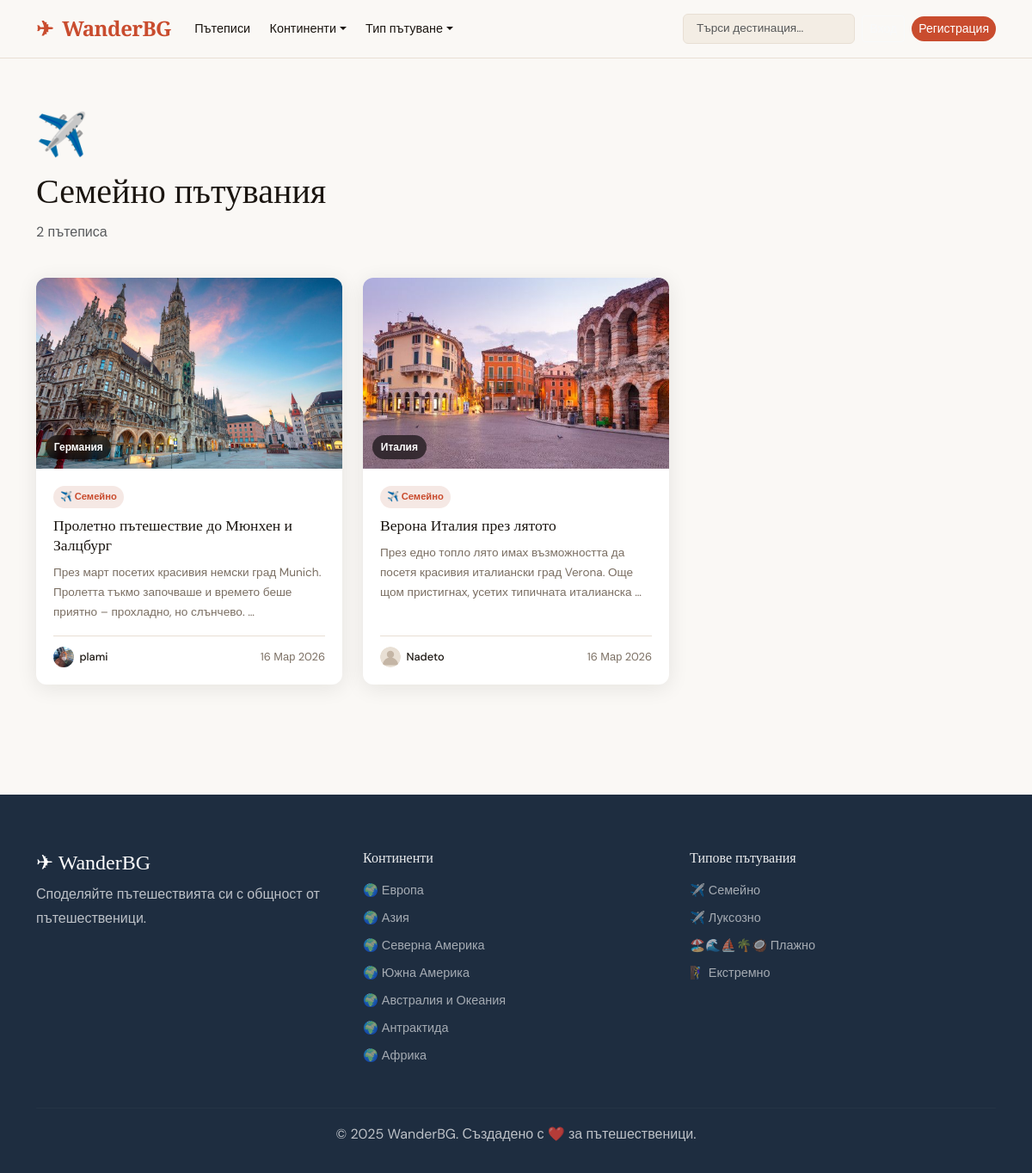
The app's page /categories/type/family/ with its own data.
### categories/models.py (models this page shows, shortened)
class TravelType(models.Model):
    TRAVEL_TYPES = [
        ('extreme', 'Екстремно'),
        ('family', 'Семейно'),
        ('budget', 'Бюджетно'),
        ('luxury', 'Луксозно'),
        ('adventure', 'Приключенско'),
        ('cultural', 'Културно'),
        ('beach', 'Плажно'),
        ('mountain', 'Планинско'),
    ]
    name = models.CharField(max_length=50, choices=TRAVEL_TYPES, unique=True)
    icon = models.CharField(max_length=50, default='✈️')
    class Meta:
        verbose_name = 'Тип пътуване'
        verbose_name_plural = 'Типове пътувания'
    def __str__(self):
        return self.get_name_display()

class Country(models.Model):
    name = models.CharField(max_length=100, verbose_name='Държава')
    slug = models.SlugField(unique=True)
    continent = models.ForeignKey(Continent, on_delete=models.CASCADE, related_name='countries')
    flag = models.CharField(max_length=10, blank=True)
    class Meta:
        verbose_name = 'Държава'
        verbose_name_plural = 'Държави'
        ordering = ['name']

class Continent(models.Model):
    name = models.CharField(max_length=100, verbose_name='Континент')
    slug = models.SlugField(unique=True)
    icon = models.CharField(max_length=50, default='🌍')
    class Meta:
        verbose_name = 'Континент'
        verbose_name_plural = 'Континенти'

### posts/models.py (models this page shows, shortened)
class Post(models.Model):
    author = models.ForeignKey(User, on_delete=models.CASCADE)
    title = models.CharField(max_length=200, verbose_name='Заглавие')
    slug = models.SlugField(max_length=200, unique=True, blank=True)
    cover_image = models.ImageField(upload_to='posts/covers/', blank=True, null=True)
    body = models.TextField(verbose_name='Съдържание')
    location_name = models.CharField(max_length=200, verbose_name='Локация')
    country = models.ForeignKey(Country, on_delete=models.SET_NULL, null=True, blank=True, related_name='posts')
    travel_types = models.ManyToManyField(TravelType, blank=True, related_name='posts', verbose_name='Типове пътуване')
    published = models.BooleanField(default=True)
    created_at = models.DateTimeField(auto_now_add=True)
    updated_at = models.DateTimeField(auto_now=True)
    views_count = models.PositiveIntegerField(default=0)
    class Meta:
        ordering = ['-created_at']
        verbose_name = 'Пътепис'
        verbose_name_plural = 'Пътеписи'

### accounts/models.py (models this page shows, shortened)
class Profile(models.Model):
    user = models.OneToOneField(User, on_delete=models.CASCADE, related_name='profile')
    bio = models.TextField(blank=True, max_length=500)
    avatar = models.ImageField(upload_to='avatars/', blank=True, null=True)
    website = models.URLField(blank=True)
    location = models.CharField(max_length=100, blank=True)
    joined = models.DateTimeField(auto_now_add=True)
    def get_avatar_url(self):
        if self.avatar:
            return self.avatar.url
        return '/static/images/default_avatar.svg'

### categories/views.py (the view)
# urls.py: path('type/<str:name>/', views.travel_type_posts, name='travel_type_posts'),
def travel_type_posts(request, name):
    travel_type = get_object_or_404(TravelType, name=name)
    posts = Post.objects.filter(travel_types=travel_type, published=True).order_by('-created_at')
    return render(request, 'categories/travel_type.html', {'travel_type': travel_type, 'posts': posts})

### categories/context_processors.py (called while the page is built)
def categories_context(request):
    return {
        'continents': Continent.objects.all(),
        'travel_types': TravelType.objects.all(),
    }

### templates/categories/travel_type.html (shortened to what this page needs)
{% extends 'base.html' %}
{% block content %}
<div class="container py-5">
    <div class="page-header">
        <span style="font-size:3rem">{{ travel_type.icon }}</span>
        <h1>{{ travel_type }} пътувания</h1>
        <p class="text-muted">{{ posts.count }} пътеписа</p>
    </div>
    {% if posts %}
    <div class="row g-4">{% for post in posts %}{% include 'partials/post_card.html' %}{% endfor %}</div>
    {% else %}
    <div class="empty-state"><i class="bi bi-compass"></i><h4>Все още няма пътеписи от този тип</h4></div>
    {% endif %}
</div>
{% endblock %}

### templates/base.html (shortened to what this page needs)
<!DOCTYPE html>
<html lang="bg">
<head>
    {% load static %}
    <link href="https://cdn.jsdelivr.net/npm/bootstrap@5.3.0/dist/css/bootstrap.min.css" rel="stylesheet">
    <link href="https://cdn.jsdelivr.net/npm/bootstrap-icons@1.11.0/font/bootstrap-icons.css" rel="stylesheet">
    <link href="{% static 'css/main.css' %}" rel="stylesheet">
</head>
<body>
<nav class="navbar navbar-expand-lg">
    <div class="container">
        <a class="navbar-brand" href="{% url 'home' %}">
            <span class="brand-icon">✈</span> WanderBG
        </a>
        <div class="collapse navbar-collapse" id="navMenu">
            <ul class="navbar-nav me-auto">
                <li class="nav-item"><a class="nav-link" href="{% url 'post_list' %}">Пътеписи</a></li>
                <li class="nav-item dropdown">
                    <a class="nav-link dropdown-toggle" href="#" data-bs-toggle="dropdown">Континенти</a>
                </li>
                <li class="nav-item dropdown">
                    <a class="nav-link dropdown-toggle" href="#" data-bs-toggle="dropdown">Тип пътуване</a>
                </li>
            </ul>
            <div class="navbar-nav ms-auto align-items-center gap-2">
                <form class="d-flex" action="{% url 'post_list' %}" method="get">
                    <input class="form-control search-input" type="search" name="q" placeholder="Търси дестинация..." value="{{ request.GET.q }}">
                </form>
                {% if user.is_authenticated %}
                <a href="{% url 'post_create' %}" class="btn btn-accent btn-sm">+ Нов пътепис</a>
                <div class="dropdown">
                    <a class="nav-link dropdown-toggle user-menu" href="#" data-bs-toggle="dropdown">
                        <img src="{{ user.profile.get_avatar_url }}" class="avatar-sm" alt="">
                        {{ user.username }}
                    </a>
                    <ul class="dropdown-menu dropdown-menu-end">
                        <li><a class="dropdown-item" href="{% url 'profile' user.username %}"><i class="bi bi-person"></i> Профил</a></li>
                        <li><a class="dropdown-item" href="{% url 'edit_profile' %}"><i class="bi bi-gear"></i> Настройки</a></li>
                        <li><hr class="dropdown-divider"></li>
                        <li><a class="dropdown-item" href="{% url 'logout' %}"><i class="bi bi-box-arrow-right"></i> Изход</a></li>
                    </ul>
                </div>
                {% else %}
                <a href="{% url 'login' %}" class="btn btn-outline-light btn-sm">Вход</a>
                <a href="{% url 'register' %}" class="btn btn-accent btn-sm">Регистрация</a>
                {% endif %}
            </div>
        </div>
    </div>
</nav>
<main>
    {% block content %}{% endblock %}
</main>
<footer class="site-footer">
    <div class="container">
        <div class="row">
            <div class="col-md-4">
                <h5 class="footer-brand">✈ WanderBG</h5>
                <p>Споделяйте пътешествията си с общност от пътешественици.</p>
            </div>
            <div class="col-md-4">
                <h6>Континенти</h6>
                <ul class="footer-links">
                    {% for c in continents %}
                    <li><a href="{% url 'continent_posts' c.slug %}">{{ c.icon }} {{ c.name }}</a></li>
                    {% endfor %}
                </ul>
            </div>
            <div class="col-md-4">
                <h6>Типове пътувания</h6>
                <ul class="footer-links">
                    {% for t in travel_types %}
                    <li><a href="{% url 'travel_type_posts' t.name %}">{{ t.icon }} {{ t }}</a></li>
                    {% endfor %}
                </ul>
            </div>
        </div>
        <hr>
        <p class="text-center mb-0">© 2025 WanderBG. Създадено с ❤️ за пътешественици.</p>
    </div>
</footer>
</body>
</html>

### templates/partials/post_card.html
<div class="col-md-4">
    <article class="post-card">
        <a href="{% url 'post_detail' post.pk %}" class="post-card-img-wrap">
            {% if post.cover_image %}
            <img src="{{ post.cover_image.url }}" alt="{{ post.title }}" class="post-card-img">
            {% else %}
            <div class="post-card-img post-card-no-img"><span>{{ post.location_name|first }}</span></div>
            {% endif %}
            {% if post.country %}
            <span class="post-card-country">{{ post.country.flag }} {{ post.country.name }}</span>
            {% endif %}
        </a>
        <div class="post-card-body">
            <div class="post-card-types">
                {% for tt in post.travel_types.all|slice:":2" %}
                <span class="badge-type">{{ tt.icon }} {{ tt }}</span>
                {% endfor %}
            </div>
            <h3 class="post-card-title"><a href="{% url 'post_detail' post.pk %}">{{ post.title }}</a></h3>
            <p class="post-card-excerpt">{{ post.body|truncatewords:18 }}</p>
            <div class="post-card-meta">
                <a href="{% url 'profile' post.author.username %}" class="post-card-author">
                    <img src="{{ post.author.profile.get_avatar_url }}" class="avatar-xs" alt="">
                    {{ post.author.get_full_name|default:post.author.username }}
                </a>
                <span class="post-card-date">{{ post.created_at|date:"d M Y" }}</span>
            </div>
        </div>
    </article>
</div>

### static/css/main.css (style rules this page uses)
:root { --c-bg: #faf8f5; --c-surface: #ffffff; --c-surface2: #f3ede4; --c-border: #e8dfd4; --c-text: #1a1510; --c-text-muted: #7a6e62; --c-accent: #c94c2e; --c-accent-dark: #a33820; --c-accent-light: #f5e8e4; --c-gold: #d4a843; --c-navy: #1e2d40; --nav-h: 68px; --radius: 12px; --radius-sm: 6px; --shadow: 0 4px 24px rgba(26,21,16,.09); --shadow-hover: 0 12px 40px rgba(26,21,16,.16); --transition: .25s cubic-bezier(.4,0,.2,1); }
*, *::before, *::after { box-sizing: border-box; margin: 0; padding: 0; }
html { scroll-behavior: smooth; }
body { font-family: 'DM Sans', sans-serif; background: var(--c-bg); color: var(--c-text); line-height: 1.7; }
h1,h2,h3,h4,h5,h6 { font-family: 'Playfair Display', serif; line-height: 1.25; }
a { color: inherit; text-decoration: none; }
img { max-width: 100%; height: auto; }
.navbar { background: rgba(250,248,245,.96); backdrop-filter: blur(12px); border-bottom: 1px solid var(--c-border); padding: .8rem 0; position: sticky; top: 0; z-index: 1000; height: var(--nav-h); }
.navbar-brand { font-family: 'Playfair Display', serif; font-size: 1.5rem; font-weight: 700; color: var(--c-accent) !important; letter-spacing: -.02em; }
.brand-icon { margin-right: .3rem; }
.navbar .nav-link { font-size: .9rem; font-weight: 500; color: var(--c-text) !important; padding: .4rem .7rem !important; border-radius: var(--radius-sm); transition: background var(--transition); }
.search-input { border-radius: 20px; border: 1px solid var(--c-border); font-size: .85rem; padding: .4rem .9rem; background: var(--c-surface2); width: 200px; transition: width var(--transition); }
.avatar-xs { width: 24px; height: 24px; border-radius: 50%; object-fit: cover; }
.btn-accent { background: var(--c-accent); color: #fff !important; border: none; border-radius: 20px; font-weight: 500; transition: background var(--transition), transform var(--transition); }
.post-card { background: var(--c-surface); border-radius: var(--radius); overflow: hidden; box-shadow: var(--shadow); transition: transform var(--transition), box-shadow var(--transition); height: 100%; display: flex; flex-direction: column; }
.post-card-img-wrap { position: relative; display: block; overflow: hidden; aspect-ratio: 16/10; }
.post-card-img { width: 100%; height: 100%; object-fit: cover; transition: transform .5s ease; }
.post-card-country { position: absolute; bottom: .7rem; left: .7rem; background: rgba(0,0,0,.6); color: #fff; padding: .25rem .6rem; border-radius: 20px; font-size: .75rem; font-weight: 600; backdrop-filter: blur(4px); }
.post-card-body { padding: 1.25rem; display: flex; flex-direction: column; flex: 1; }
.post-card-types { display: flex; gap: .4rem; flex-wrap: wrap; margin-bottom: .6rem; }
.badge-type { background: var(--c-accent-light); color: var(--c-accent); font-size: .7rem; font-weight: 600; padding: .2rem .5rem; border-radius: 20px; }
.post-card-title { font-size: 1.1rem; line-height: 1.3; margin-bottom: .5rem; }
.post-card-excerpt { font-size: .85rem; color: var(--c-text-muted); flex: 1; margin-bottom: 1rem; }
.post-card-meta { display: flex; align-items: center; justify-content: space-between; font-size: .8rem; color: var(--c-text-muted); border-top: 1px solid var(--c-border); padding-top: .75rem; }
.post-card-author { display: flex; align-items: center; gap: .4rem; font-weight: 500; color: var(--c-text); }
.page-header { margin-bottom: 2.5rem; }
.site-footer { background: var(--c-navy); color: rgba(255,255,255,.7); padding: 4rem 0 2rem; margin-top: 5rem; }
.footer-brand { font-family: 'Playfair Display', serif; font-size: 1.5rem; color: #fff; margin-bottom: .5rem; }
.footer-links { list-style: none; padding: 0; }
.footer-links li { margin-bottom: .3rem; }
.footer-links a { color: rgba(255,255,255,.6); font-size: .9rem; transition: color var(--transition); }
.site-footer h6 { color: rgba(255,255,255,.9); margin-bottom: .8rem; font-family: 'Playfair Display', serif; }
.site-footer hr { border-color: rgba(255,255,255,.1); margin: 2rem 0 1rem; }
.form-control, .form-select { border-radius: var(--radius-sm); border: 1px solid var(--c-border); }

### records on screen
TravelType: icon "✈️", name "Семейно"
Post: cover_image (picture), country.name "Германия", title "Пролетно пътешествие до Мюнхен и Залцбург", body "През март посетих красивия немски град Munich. Пролетта тъкмо започваше и времето беше приятно – прохладно, но слънчево. …", author.profile.get_avatar_url (picture), author.get_full_name "plami", created_at "16 Мар 2026"
Post: cover_image (picture), country.name "Италия", title "Верона Италия през лятото", body "През едно топло лято имах възможността да посетя красивия италиански град Verona. Още щом пристигнах, усетих типичната италианска …", shows a picture, author.get_full_name "Nadeto", created_at "16 Мар 2026"
Continent: icon "🌍", name "Европа"
Continent: icon "🌍", name "Азия"
Continent: icon "🌍", name "Северна Америка"
Continent: icon "🌍", name "Южна Америка"
Continent: icon "🌍", name "Австралия и Океания"
Continent: icon "🌍", name "Антрактида"
Continent: icon "🌍", name "Африка"
TravelType: icon "✈️", name "Луксозно"
TravelType: icon "🏖️🌊⛵🌴🥥", name "Плажно"
TravelType: icon "🧗‍♀️", name "Екстремно"

### other values on screen
{{ posts.count }} "2"
